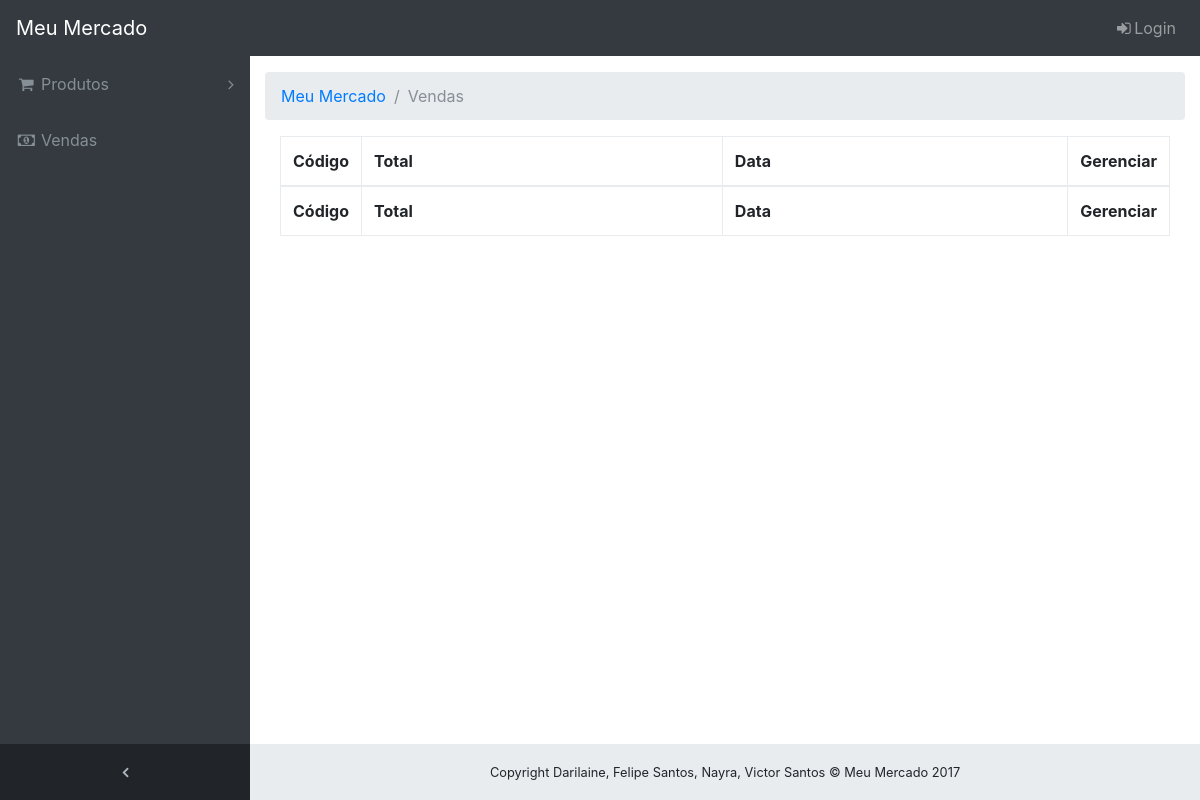
/venda.php, run on an earlier commit of the app's database.
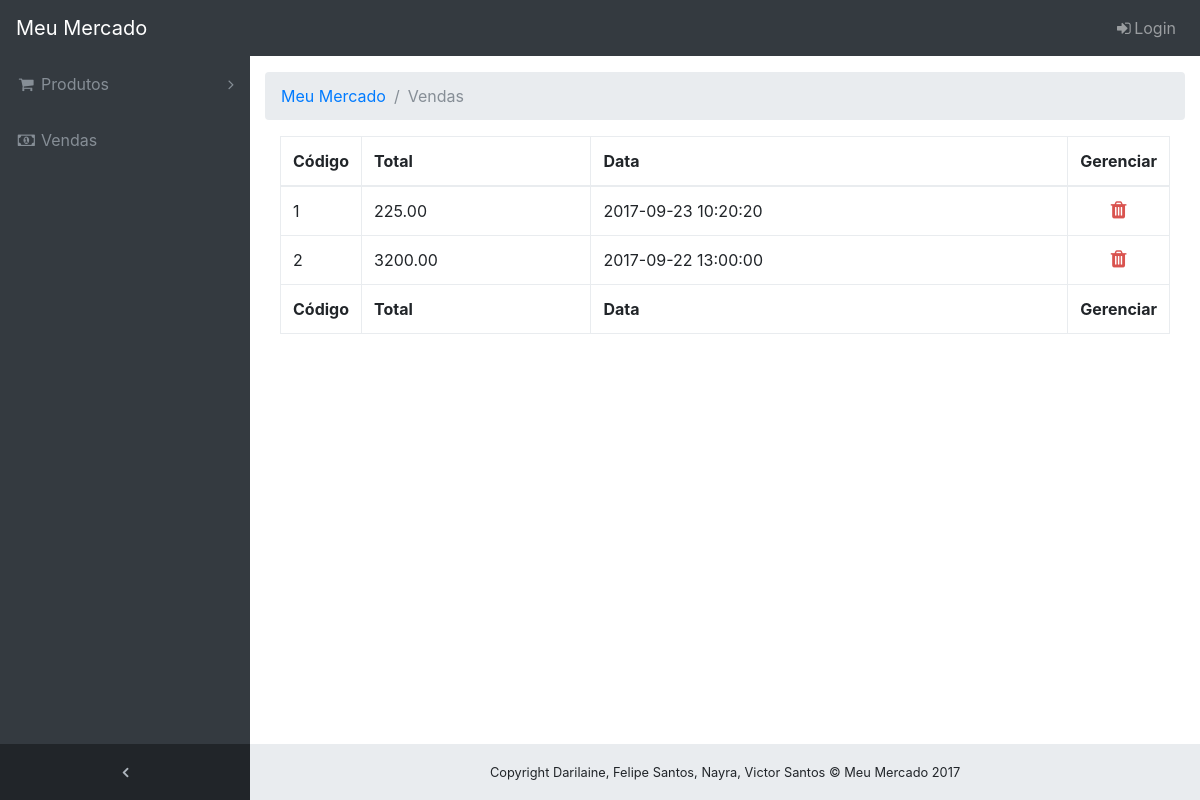
And on a later commit of the database.
### tables this page shows
CREATE TABLE `vendas` (
  `ID` int(6) UNSIGNED NOT NULL,
  `Data` datetime NOT NULL
);

### venda.php (the view, shortened to what this page needs)
<!DOCTYPE html>
<html lang="pt-br">
  <head>
    <link href="vendor/bootstrap/css/bootstrap.min.css" rel="stylesheet">
    <link href="vendor/font-awesome/css/font-awesome.min.css" rel="stylesheet" type="text/css">
    <link href="vendor/datatables/dataTables.bootstrap4.css" rel="stylesheet">
    <link href="css/remodal.css" rel="stylesheet" type="text/css">
    <link href="css/remodal-default-theme.css" rel="stylesheet" type="text/css">
    <link href="css/sb-admin.css" rel="stylesheet">
  </head>
  <?php
    include ("includes/dbconnect.php");
    $consulta = $conexao->prepare("SELECT vendas.ID, vendas.Data, sum(produtos.Valor * vendas_itens.Quantidade) AS Total FROM vendas JOIN vendas_itens ON vendas.ID = vendas_itens.VendaID JOIN produtos ON produtos.ID = vendas_itens.ProdutoID GROUP BY vendas_itens.VendaID");
    $consulta->execute();
    $registros = $consulta->fetchAll();
  ?>
  <body class="fixed-nav sticky-footer bg-dark" id="page-top">
    <?php include ('includes/menu.php'); ?>
    <div class="content-wrapper">
      <div class="container-fluid">
        <ol class="breadcrumb">
          <li class="breadcrumb-item"><a href="index.php">Meu Mercado</a></li>
          <li class="breadcrumb-item active">Vendas</li>
        </ol>
        <div class="col-md-12">
          <table id="dataTable" class="table table-bordered" width="100%" id="dataTable" cellspacing="0">
            <thead>
              <tr>
                <th width="50px">Código</th>
                <th>Total</th>
                <th>Data</th>
                <th width="50px">Gerenciar</th>
              </tr>
            </thead>
            <tfoot>
              <tr>
                <th>Código</th>
                <th>Total</th>
                <th>Data</th>
                <th width="50px">Gerenciar</th>
              </tr>
            </tfoot>
            <tbody>
              <?php
                foreach ($registros as $key => $value)
                {
                  echo "<tr>";
                  echo  "<td class='vendaID' data-id='" . $value['ID'] . "'>" . $value['ID'] . "</td>";
                  echo  "<td class='vendaTotal'>" . $value['Total'] . "</td>";
                  echo  "<td class='vendaData'>" . $value['Data'] . "</td>";
                  echo  "<td class='text-center'><a href='#deleteModal' class='btnDelete'><i class='fa fa-trash' aria-hidden='true'></i></a></td>";
                  echo "</tr>";
                }
              ?>
            </tbody>
          </table>
          <br>
        </div>
      </div>
    </div>
  </body>
</html>

### includes/menu.php (shortened to what this page needs)
<nav class="navbar navbar-expand-lg navbar-dark bg-dark fixed-top" id="mainNav">
  <a class="navbar-brand" href="index.php">Meu Mercado</a>
  <div class="collapse navbar-collapse" id="navbarResponsive">
    <ul class="navbar-nav navbar-sidenav">
      <li class="nav-item" data-toggle="tooltip" data-placement="right" title="Produtos">
        <a class="nav-link nav-link-collapse collapsed" data-toggle="collapse" href="#collapseComponents">
          <i class="fa fa-fw fa-shopping-cart"></i>
          <span class="nav-link-text">Produtos</span>
        </a>
      </li>
      <li class="nav-item" data-toggle="tooltip" data-placement="right" title="Vendas">
        <a class="nav-link" href="vendas.php">
          <i class="fa fa-fw fa-money"></i>
          <span class="nav-link-text">Vendas</span>
        </a>
      </li>
    </ul>
    <ul class="navbar-nav sidenav-toggler">
      <li class="nav-item">
        <a class="nav-link text-center" id="sidenavToggler">
          <i class="fa fa-fw fa-angle-left"></i>
        </a>
      </li>
    </ul>
    <ul class="navbar-nav ml-auto">
      <li class="nav-item">
        <?php
          if(isset($_SESSION['usuarioID']) != "")
          {
            echo "<a class='nav-link' href='logout.php?logout'>";
            echo  "<i class='fa fa-fw fa-sign-out'></i>";
            echo  "Logout";
            echo "</a>";
          }
          else
          {
            echo "<a class='nav-link' href='login.php'>";
            echo  "<i class='fa fa-fw fa-sign-in'></i>";
            echo  "Login";
            echo "</a>";
          }
        ?>
      </li>
    </ul>
  </div>
</nav>

### css/sb-admin.css (style rules this page uses)
html { position: relative; min-height: 100%; }
body.sticky-footer { margin-bottom: 56px; }
body.sticky-footer .content-wrapper { min-height: calc(100vh - 56px - 56px); }
body.fixed-nav { padding-top: 56px; }
.content-wrapper { min-height: calc(100vh - 56px); padding-top: 1rem; }
#mainNav .navbar-collapse { overflow: auto; max-height: 75vh; }
#mainNav .navbar-collapse .navbar-nav .nav-item .nav-link { cursor: pointer; }
#mainNav .navbar-collapse .navbar-sidenav .nav-link-collapse:after { float: right; content: '\f107'; font-family: 'FontAwesome'; }
#mainNav .navbar-collapse .navbar-sidenav .nav-link-collapse.collapsed:after { content: '\f105'; }
#mainNav .navbar-collapse .sidenav-toggler { display: none; }
@media (min-width: 992px) { #mainNav .navbar-brand { width: 250px; } }
@media (min-width: 992px) { #mainNav .navbar-collapse { overflow: visible; max-height: none; } }
@media (min-width: 992px) { #mainNav .navbar-collapse .navbar-sidenav { position: absolute; top: 0; left: 0; overflow-x: hidden; overflow-y: auto; -webkit-flex-direction: column; -ms-flex-direction: column; flex-direction: column; margin-top: 56px; } }
@media (min-width: 992px) { #mainNav .navbar-collapse .navbar-sidenav > .nav-item { width: 250px; padding: 0; } }
@media (min-width: 992px) { #mainNav .navbar-collapse .navbar-sidenav > .nav-item > .nav-link { padding: 1em; } }
#mainNav.navbar-dark .navbar-collapse .navbar-sidenav .nav-link-collapse:after { color: #868e96; }
#mainNav.navbar-dark .navbar-collapse .navbar-sidenav > .nav-item > .nav-link { color: #868e96; }
@media (min-width: 992px) { #mainNav.navbar-dark .navbar-collapse .navbar-sidenav { background: #343a40; } }
#mainNav.fixed-top .sidenav-toggler { display: none; }
@media (min-width: 992px) { #mainNav.fixed-top .navbar-sidenav { height: calc(100vh - 112px); } }
@media (min-width: 992px) { #mainNav.fixed-top .sidenav-toggler { position: absolute; top: 0; left: 0; display: flex; overflow-x: hidden; overflow-y: auto; -webkit-flex-direction: column; -ms-flex-direction: column; flex-direction: column; margin-top: calc(100vh - 56px); } }
@media (min-width: 992px) { #mainNav.fixed-top .sidenav-toggler > .nav-item { width: 250px; padding: 0; } }
@media (min-width: 992px) { #mainNav.fixed-top .sidenav-toggler > .nav-item > .nav-link { padding: 1em; } }
#mainNav.fixed-top.navbar-dark .sidenav-toggler { background-color: #212529; }
#mainNav.fixed-top.navbar-dark .sidenav-toggler a i { color: #adb5bd; }
.content-wrapper { overflow-x: hidden; background: white; }
@media (min-width: 992px) { .content-wrapper { margin-left: 250px; } }
#sidenavToggler i { font-weight: 800; }
footer.sticky-footer { position: absolute; right: 0; bottom: 0; width: 100%; height: 56px; background-color: #e9ecef; line-height: 55px; }
@media (min-width: 992px) { footer.sticky-footer { width: calc(100% - 250px); } }
small { text-align: center; }
.btnEdit i, .btnDelete i { font-size: 20px; margin-right: 3px; margin-left: 3px; }
.btnDelete i { color: #d9534f; }

What changed in the data, as far as the page shows it:
added vendas: ID "1", Total "225.00", Data "2017-09-23 10:20:20"
added vendas: ID "2", Total "3200.00", Data "2017-09-22 13:00:00"
